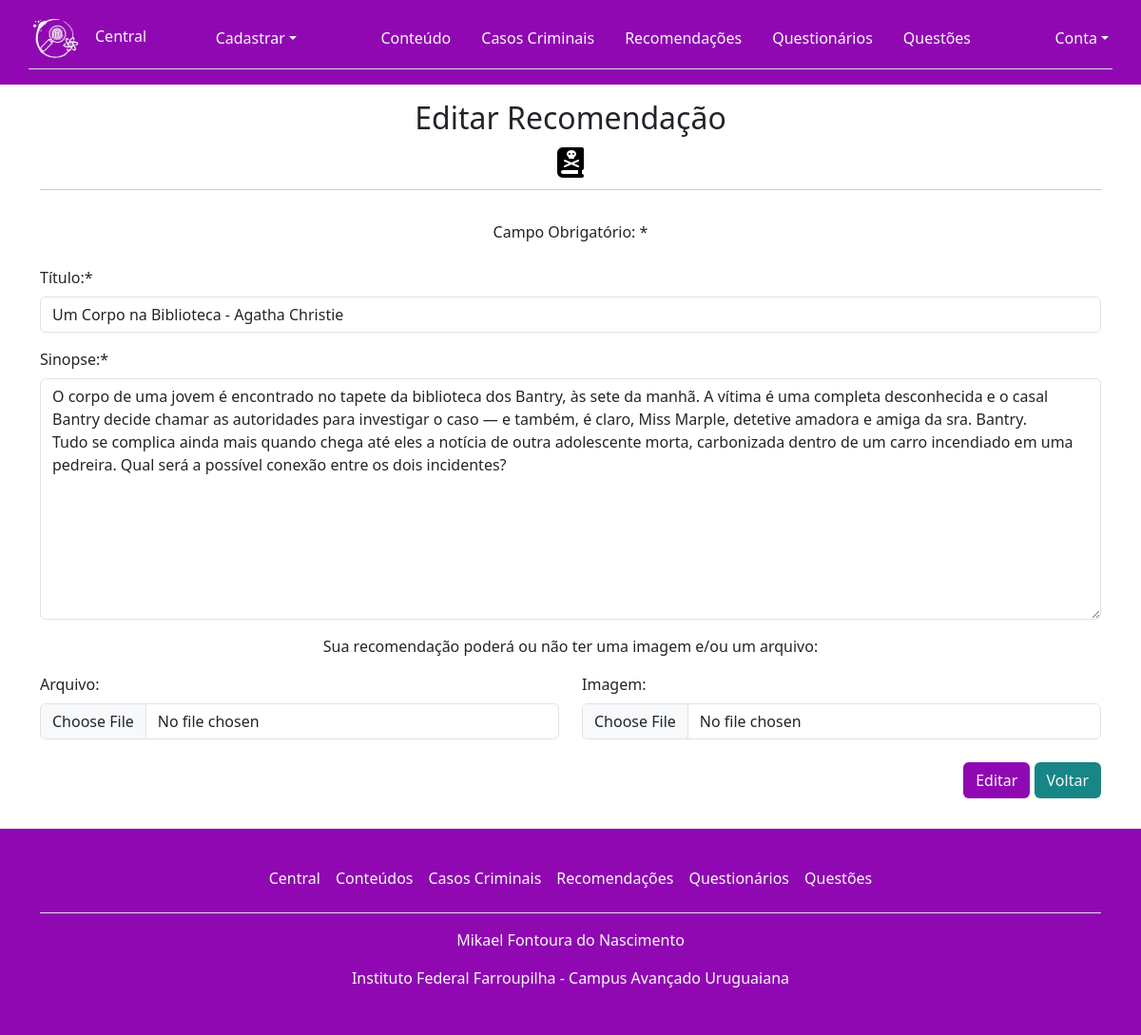
/edit_recom.php?id_recom=1 (signed in), run on the app's committed database.
### tables this page shows
CREATE TABLE `recomendacao` (
  `id_recom` int(11) NOT NULL,
  `titulo` varchar(255) NOT NULL,
  `sinopse` text NOT NULL,
  `imagem` varchar(255) DEFAULT NULL,
  `arquivo` varchar(255) DEFAULT NULL
);

### edit_recom.php (the view, shortened to what this page needs)
<?php
include_once("controle.php");
$id_recom = $_GET['id_recom'];
$sql = "SELECT * FROM recomendacao WHERE id_recom='$id_recom'";
$resultado = mysqli_query($conexao, $sql);
if ($resultado == TRUE) {
    $dados = mysqli_fetch_assoc($resultado);
} else {
    echo mysqli_errno($conexao) . ": " . mysqli_error($conexao);
}
?>
<!DOCTYPE html>
<html lang="pt-BR">
<head>
    <link rel="stylesheet" href="https://cdnjs.cloudflare.com/ajax/libs/font-awesome/6.4.0/css/all.min.css" />
    <link rel="stylesheet" href="./assets/css/bootstrap.css">
    <link rel="stylesheet" href="./assets/css/pacote.css">
</head>
<body>
    <?php include_once('cabecalho.php'); ?>
    <main class="container pb-3">
        <div class="row">
            <div class="col">
                <div class="text-center py-3">
                    <h2 class="h2">Editar Recomendação</h2>
                    <div class="m-3"><i class="fa-solid fa-book-skull fa-2xl" style="color: #000000;"></i></div>
                    <hr>
                </div>
            </div>
        </div>
        <div class="row">
            <div class="col">
                <form method="POST" action="processa_recom.php" enctype="multipart/form-data">
                    <div class="text-center">
                        <p>Campo Obrigatório: *</p>
                    </div>
                    <div class="row">
                        <div class="col-xl-12 py-2">
                            <label class="form-label">Título:*</label>
                            <input class="form-control" type="text" name="titulo" value="<?php echo $dados['titulo'] ?>" required>
                        </div>
                    </div>
                    <div class="row">
                        <div class="col-xl-12 py-2">
                            <label class="form-label">Sinopse:*</label>
                            <textarea class="form-control" type="text" name="sinopse" id="sinopse" cols="12" rows="10" required><?php echo $dados['sinopse'] ?></textarea>
                        </div>
                    </div>
                    <div class="row">
                        <div class="col-xl-12 py-2 text-center">
                            <span>Sua recomendação poderá ou não ter uma imagem e/ou um arquivo:</span>
                        </div>
                        <div class="col-xl-6 py-2">
                            <label class="form-label">Arquivo:</label>
                            <input class="form-control" type="file" name="arquivo">
                        </div>
                        <div class="col-xl-6 py-2">
                            <label class="form-label">Imagem:</label>
                            <input class="form-control" type="file" name="imagem">
                        </div>
                    </div>
                    <div class="row">
                        <div class="col">
                            <div class="text-end py-3">
                                <button class="btn link-body-emphasis text-light" type="submit" name="editar" style="background-color: var(--color-purple);">Editar</button>
                                <a class="btn link-body-emphasis text-light" href="list_recom.php" style="background-color: var(--color-blue);">Voltar</a>
                            </div>
                        </div>
                    </div>
                </form>
            </div>
        </div>
    </main>
    <?php include_once('rodape.php') ?>
</body>
</html>

### assets/css/pacote.css (style rules this page uses)
:root { --color-white: rgb(253, 253, 253); --color-dark: rgb(34, 34, 34); --color-purple: rgb(143, 8, 177); --color-blue-dark: rgb(26, 7, 56); --color-blue: rgb(23, 134, 134); --color-red: rgb(179, 2, 2); --color-green: rgb(12, 143, 1); }

### data on the page
recomendacao: titulo "Um Corpo na Biblioteca - Agatha Christie", sinopse "O corpo de uma jovem é encontrado no tapete da biblioteca dos Bantry, às sete da manhã. A vítima é uma completa desconhecida e o casal Bantry decide chamar as autoridades para investigar o caso — e também, é claro, Miss Marple, detetive amadora e amiga da sra. Bantry. Tudo se complica ainda mais quando chega até eles a notícia de outra adolescente morta, carbonizada dentro de um carro incendiado em uma pedreira. Qual será a possível conexão entre os dois incidentes?"
